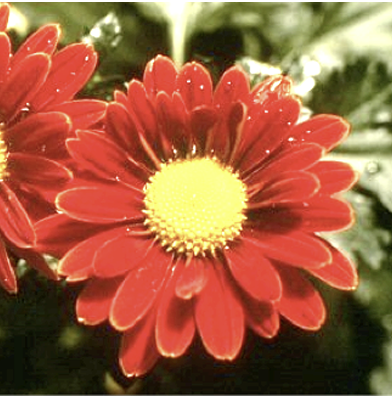
%> input picture 2.png, 392 x 396 px
$ octave tp6.m   (GNU Octave 9; MATLAB toolbox functions it lacks are replaced by stand-ins)
%> lines starting %> are read from the running program, lines starting %| are printed output that depends on the picture
%% Digital Image Processing Workshop: Spatial Filtering
% This script implements noise addition and filtering as per the exercise.

clear; clc; close all;

% 1. Load the original image
% Replace 'flower.jpg' with the actual path to your image
I = imread('2.png');
%> I is the input picture: size 396x392x3 uint8; mean R, G, B 157.1, 94.6, 62.6
I_gray = rgb2gray(I); % Converting to grayscale for standard filter processing
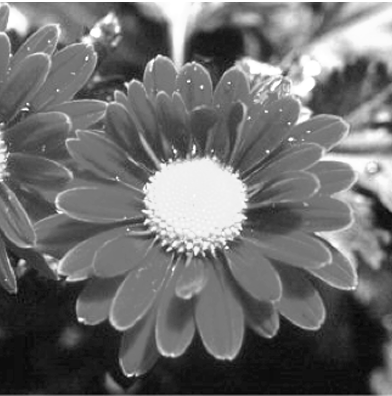
%> I_gray: size 396x392 uint8; min 3, max 255, mean 109.6
I_double = im2double(I_gray);

%% --- PART 1: Salt and Pepper Noise & Non-Linear Filters ---

% 1) Add Salt and Pepper Noise
I_sp = imnoise(I_gray, 'salt & pepper', 0.05);
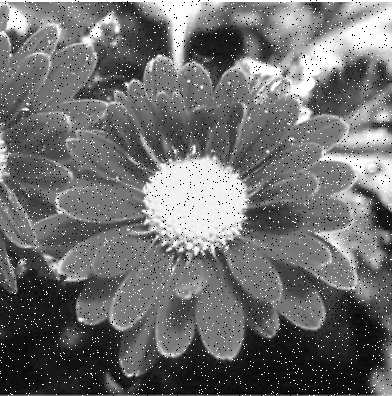
%> I_sp: size 396x392 uint8; min 0, max 255, mean 110.6

% 2) Median Filter (Excellent for Salt and Pepper)
I_median = medfilt2(I_sp, [3 3]);

% 3) Minimum Filter (Erosion - replaces pixel with darkest in neighborhood)
I_min = ordfilt2(I_sp, 1, ones(3, 3));
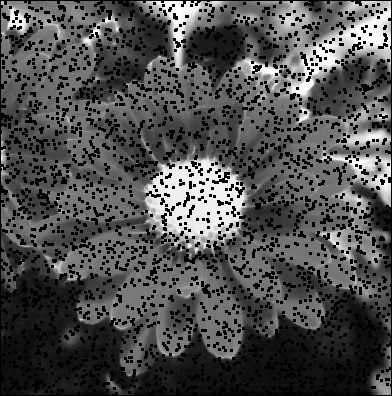
%> I_min: size 396x392 uint8; min 0, max 255, mean 78.2

% 4) Maximum Filter (Dilation - replaces pixel with brightest in neighborhood)
I_max = ordfilt2(I_sp, 9, ones(3, 3));
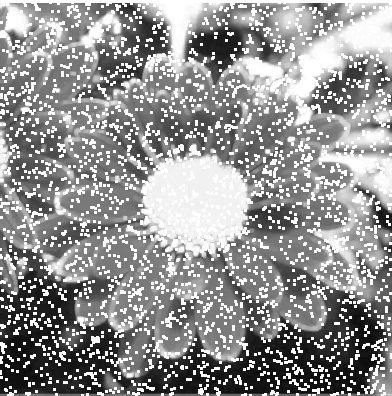
%> I_max: size 396x392 uint8; min 11, max 255, mean 147.8

%% --- PART 2: Gaussian Noise & Linear Smoothing Filters ---

% 5) Add Gaussian Noise
I_gaussian_noisy = imnoise(I_gray, 'gaussian', 0, 0.01);
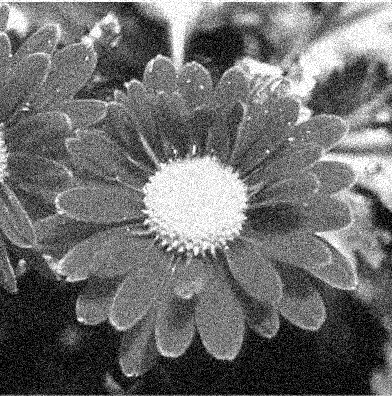
%> I_gaussian_noisy: size 396x392 uint8; min 0, max 255, mean 109.5

% 6) Mean/Box Filter (Average Filter)
h_mean = fspecial('average', [3 3]);
I_mean = imfilter(I_gaussian_noisy, h_mean);
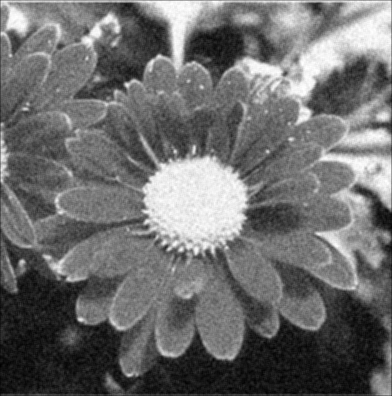
%> I_mean: size 396x392 uint8; min 0, max 255, mean 109

% 7) Gaussian Filter (sigma = 1)
% Using the specific kernel provided in your document:
% [1 2 1; 2 4 2; 1 2 1] / 16
h_gauss = [1 2 1; 2 4 2; 1 2 1] / 16;
I_gauss_filtered = imfilter(I_gaussian_noisy, h_gauss);

%% --- Visualization ---

% Plotting Salt & Pepper Results
figure('Name', 'Salt & Pepper Noise and Restoration');
subplot(2,2,1); imshow(I_sp); title('1) Salt & Pepper Noise');
subplot(2,2,2); imshow(I_median); title('2) Median Filter');
subplot(2,2,3); imshow(I_min); title('3) Minimum Filter');
subplot(2,2,4); imshow(I_max); title('4) Maximum Filter');

% Plotting Gaussian Results
figure('Name', 'Gaussian Noise and Smoothing');
subplot(2,2,1); imshow(I_gaussian_noisy); title('5) Gaussian Noise');
subplot(2,2,2); imshow(I_mean); title('6) Mean (Box) Filter');
subplot(2,2,3); imshow(I_gauss_filtered); title('7) Gaussian Filter (\sigma=1)');

% Note on Gaussian Formula
% The formula provided in the document is:
% G(x,y) = (1 / (2*pi*sigma^2)) * exp(-(x^2 + y^2) / (2*sigma^2))

$ run again, with 4.png copied over 2.png
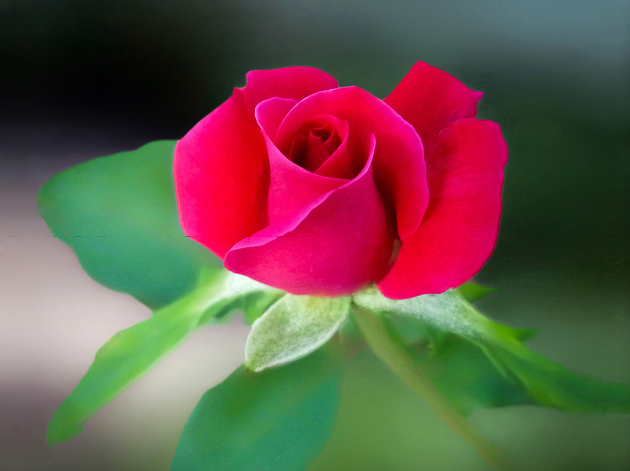
%> input picture 4.png, 630 x 471 px
%> I is the input picture: size 471x630x3 uint8; mean R, G, B 104.5, 84.3, 73.8
%> `I_max = ordfilt2(I_sp, 9, ones(3, 3));`:
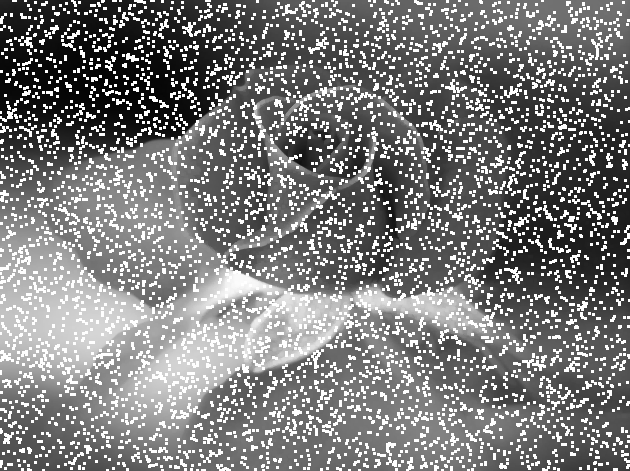
%> I_max: size 471x630 uint8; min 3, max 255, mean 125.1
%> `I_gaussian_noisy = imnoise(I_gray, 'gaussian', 0, 0.01);`:
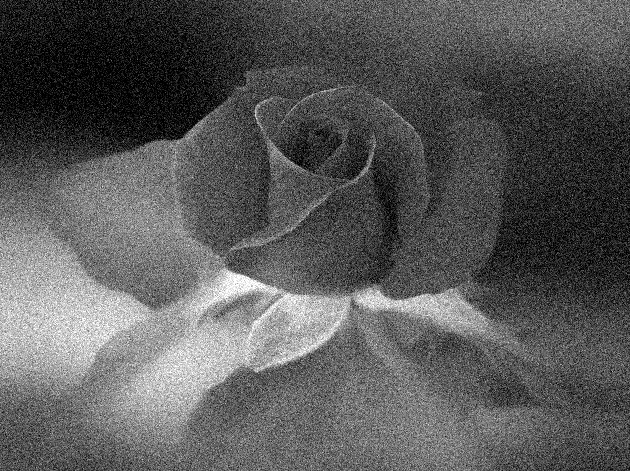
%> I_gaussian_noisy: size 471x630 uint8; min 0, max 255, mean 89.6
